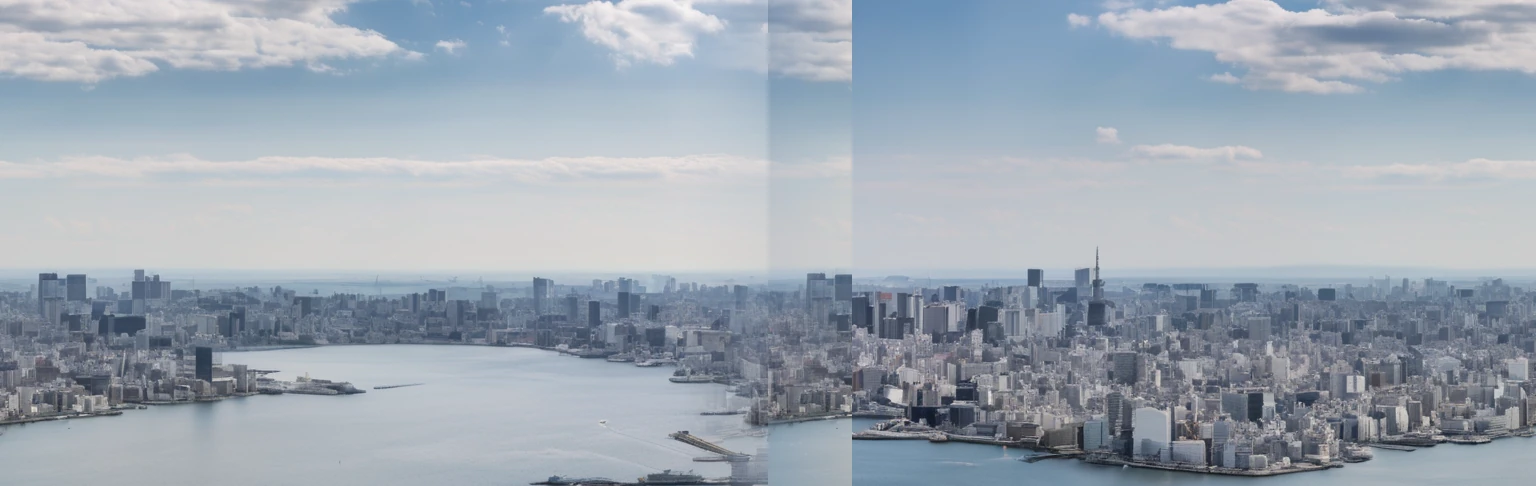
#> input picture eigyousha-sim/bg-layers-v2/bg2-day.webp, 1536 x 486 px, given in place of night_s1201.png, which was not available
$ python make_layers_v03.py
#> lines starting #> are read from the running program, lines starting #| are printed output that depends on the picture; after the words box and inside, x2 and y2 are one past the last pixel; in counts of white or black regions, pixels touching at a corner belong together
#!/usr/bin/env python3
"""背景v3（区間切替）用 追加レイヤー後処理: 帯切り出し(486px統一) → ラップブレンド無縫化 → WebP化
方式は BG2-PREP.md §2 / make_layers.py と同一関数を再利用。v0.3-wip の区間別パターン用。
アンカー方針: 夜=遠岸ラインを帯内 約8.6%（s1206橋のみ開放感優先で約21%）、
昼=地平線を帯内 約56%（s3203湾岸は y0=0 クランプで約52%）、夕=v2主帯と同一クロップ。"""
import numpy as np
from PIL import Image
import os

RAW = os.path.expanduser("~/workspace/games/probox-shutoko/bg-v2-raw/probox_bg_v2")
OUT = os.path.expanduser("~/workspace/games/probox-shutoko/bg-layers-v2")
CHK = os.path.expanduser("~/workspace/games/probox-shutoko/inspection-bg2")
os.makedirs(OUT, exist_ok=True); os.makedirs(CHK, exist_ok=True)

BH = 486

def load(p): return Image.open(os.path.join(RAW, p)).convert("RGB")
#> called with p = 'night/night_s1201.png'
#> returned value is the input picture: PIL image 1536x486 RGB; mean R, G, B 157, 167.3, 178.5

def crop(img, x0, y0, x1, y1):
#> called with x0 = 0, y0 = 88, x1 = 1536, y1 = 574
    c = img.crop((x0, y0, x1, y1)); assert c.size[1] == BH, c.size; return c
#> after `c = img.crop((x0, y0, x1, y1))`:
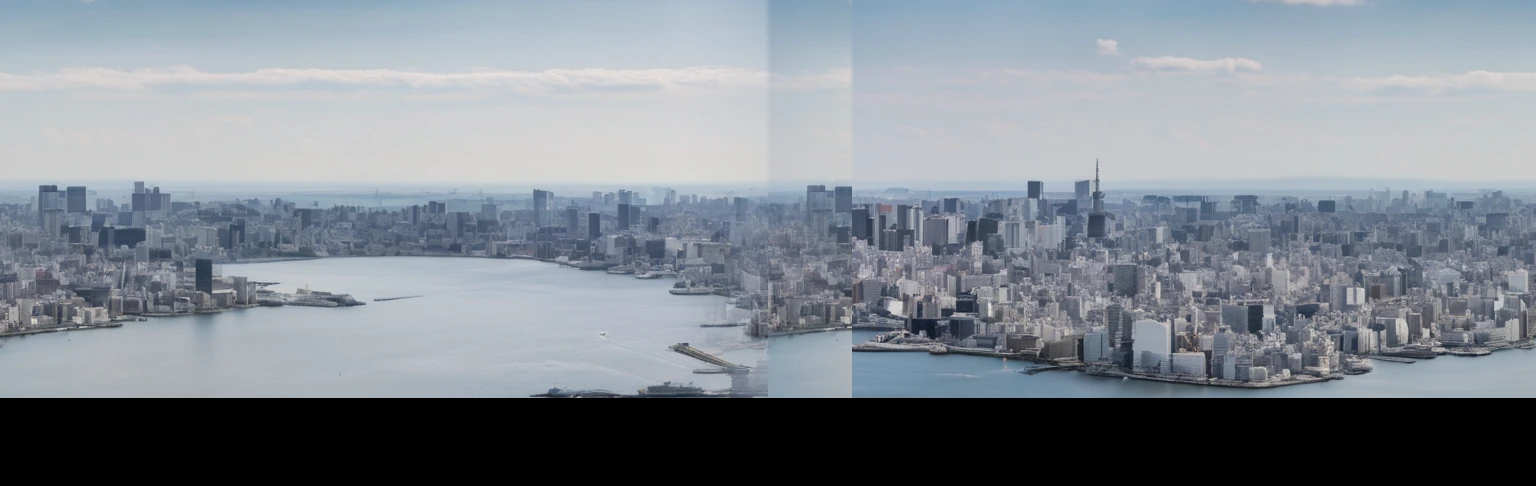
#> c: PIL image 1536x486 RGB; mean R, G, B 127.7, 135.1, 143.3

def wrap_seamless(img, frac=0.11):
    """50%オフセット＋中央クロスフェードで左右端を完全一致させる（prep §2-3 主方式）"""
#> called with frac = 0.11
    W, H = img.size
#> W = 1536; H = 486
    arr = np.asarray(img, dtype=np.float32)
    off = np.roll(arr, W//2, axis=1)
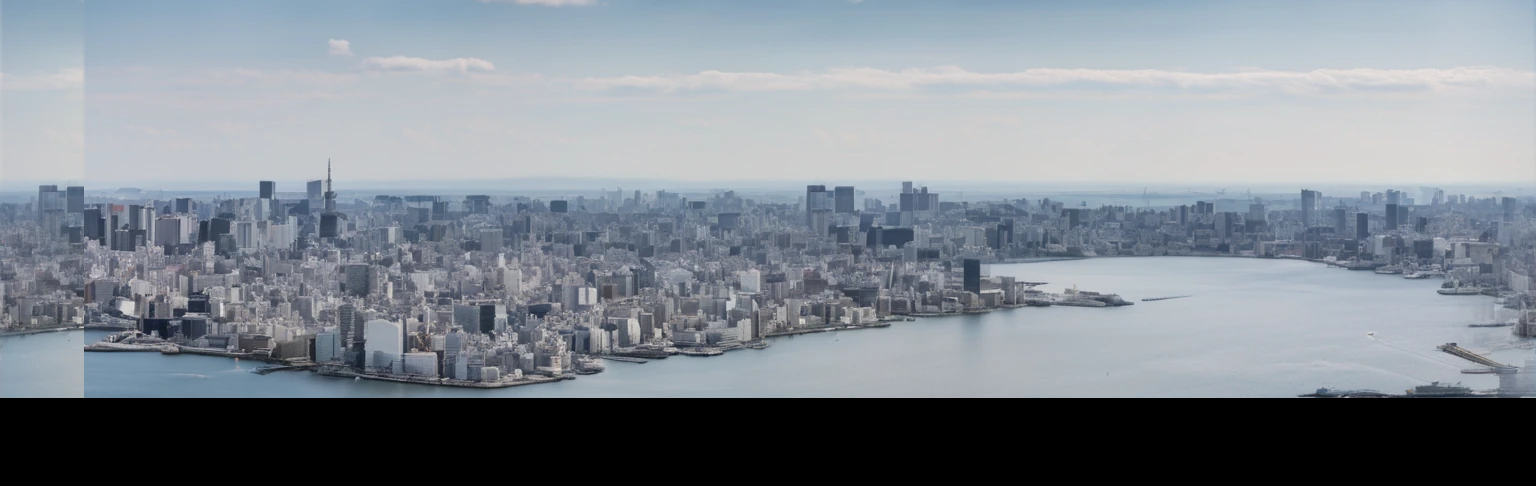
#> off: shape (486, 1536, 3) float32; mean R, G, B 127.7, 135.2, 143.3
    bw = int(W * frac)
#> bw = 168
    x0 = W//2 - bw//2; x1 = x0 + bw
#> after `x0 = W // 2 - bw // 2`: x0 = 684
#> after `x1 = x0 + bw`: x1 = 852
    t = np.linspace(0, 1, bw, dtype=np.float32)[None, :, None]
#> t = 168 values from 0 to 1
    out = off.copy()
    out[:, x0:x1] = off[:, x0:x1] * (1-t) + arr[:, x0:x1] * t
#> out: shape (486, 1536, 3) float32; 8.82% of pixels changed, all inside (x1, y1, x2, y2) = (685, 0, 852, 398)
    return Image.fromarray(out.astype(np.uint8))

def save_webp(img, name, q=90):
    p = os.path.join(OUT, name)
    img.save(p, "WEBP", quality=q, method=6)
    print(f"{name}: {img.size[0]}x{img.size[1]} q={q} {os.path.getsize(p)/1024:.0f} KB")
    return p

def seam_check(img, name):
#> called with name = 'seam-night-c1.png'
    W, H = img.size
#> W = 1536; H = 486
    seg = 500
    chk = Image.new("RGB", (seg*2, H))
#> chk: PIL image 1000x486 RGB; every value is 0
    chk.paste(img.crop((W-seg, 0, W, H)), (0, 0))
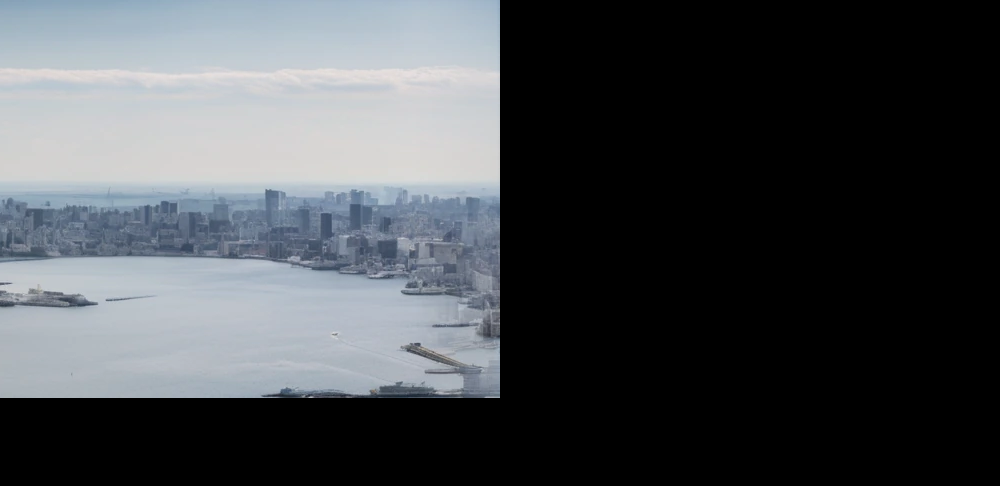
#> chk: PIL image 1000x486 RGB; mean R, G, B 70, 73.5, 77.2
    chk.paste(img.crop((0, 0, seg, H)), (seg, 0))
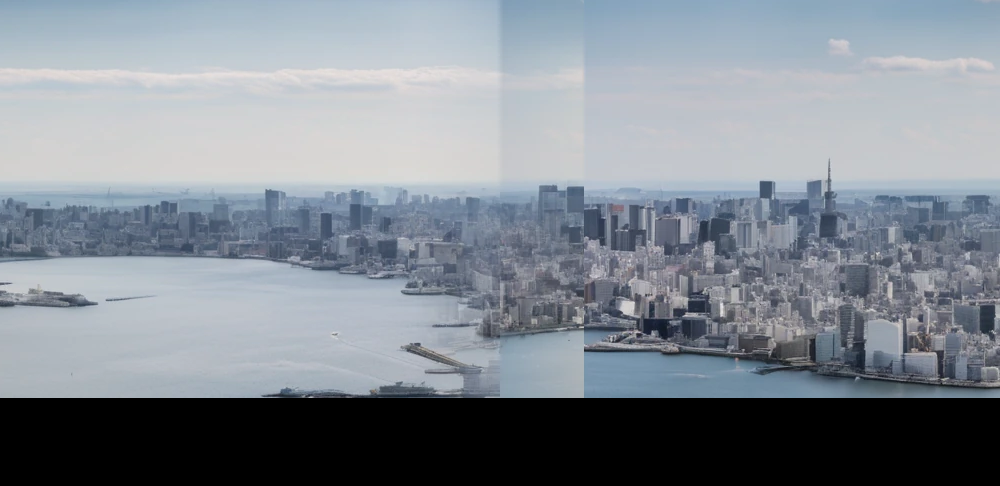
#> chk: PIL image 1000x486 RGB; mean R, G, B 128.8, 136.3, 144.8
    chk.save(os.path.join(CHK, name))

def strip(src, box, name):
    img = wrap_seamless(crop(load(src), *box))
    seam_check(img, "seam-" + name.replace("bg2-", "").replace(".webp", "") + ".png")
    save_webp(img, name)
#| bg2-night-c1.webp: 1536x486 q=90 64 KB

# ---- 夜：区間別シングルストリップ ----
strip("night/night_s1201.png", (0, 88, 1536, 88+BH),  "bg2-night-c1.webp")      # C1/市街：v2主帯と同一クロップ（遠岸8.6%）
strip("night/night_s1204.png", (0, 203, 1536, 203+BH), "bg2-night-jct.webp")     # 浜崎橋JCT：遠岸ライン(≒y245)を8.6%に
#> call 2 of load, with p = 'night/night_s1204.png'
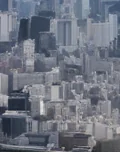
#> input picture eigyousha-sim/bg-layers-v2/bg2-facade-day-a.webp, 120 x 152 px, given in place of night_s1204.png, which was not available
#> in load, returned value is the input picture: PIL image 120x152 RGB; mean R, G, B 110.1, 115.6, 127.8
#> in crop (call 2), `c = img.crop((x0, y0, x1, y1))`: c: PIL image 1536x486 RGB; every value is 0
#> in wrap_seamless (call 2), `arr = np.asarray(img, dtype=np.float32)`: arr: shape (486, 1536, 3) float32; every value is 0
#| bg2-night-jct.webp: 1536x486 q=90 1 KB
strip("night/night_s1202.png", (0, 282, 1536, 282+BH), "bg2-night-wangan.webp")  # 湾岸線：遠岸(≒y330)を約10%に（下端768クランプ）
#| bg2-night-wangan.webp: 1536x486 q=90 1 KB
strip("night/night_s1206.png", (0, 282, 1536, 282+BH), "bg2-night-bridge.webp")  # 橋：星空を広く残し市街帯は約21%（開放感優先）
#> (the run stopped early here; a loop or call above may not have finished)
